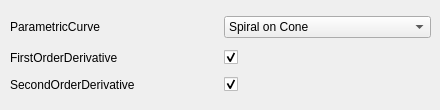
   <widget class="QWidget" name="parametricTab">
    <attribute name="title">
     <string>Par curve</string>
    </attribute>
    <widget class="QWidget" name="layoutWidget">
     <property name="geometry">
      <rect>
       <x>10</x>
       <y>10</y>
       <width>421</width>
       <height>91</height>
      </rect>
     </property>
     <layout class="QGridLayout" name="gridLayout">
      <item row="0" column="1">
       <widget class="QComboBox" name="ParametricCurveCombo">
        <item>
         <property name="text">
          <string>Spiral on Cone</string>
         </property>
        </item>
        <item>
         <property name="text">
          <string>Butterfly</string>
         </property>
        </item>
        <item>
         <property name="text">
          <string>Astroid</string>
         </property>
        </item>
        <item>
         <property name="text">
          <string>Epicycloid</string>
         </property>
        </item>
        <item>
         <property name="text">
          <string>Epitrochoid</string>
         </property>
        </item>
        <item>
         <property name="text">
          <string>Plateau</string>
         </property>
        </item>
       </widget>
      </item>
      <item row="0" column="0">
       <widget class="QLabel" name="parametricCurveLabel">
        <property name="text">
         <string>ParametricCurve</string>
        </property>
       </widget>
      </item>
      <item row="1" column="1">
       <widget class="QCheckBox" name="firstOrderDerivativeCheckBox">
        <property name="checked">
         <bool>true</bool>
        </property>
       </widget>
      </item>
      <item row="1" column="0">
       <widget class="QLabel" name="firstOrderDerivativeLabel">
        <property name="text">
         <string>FirstOrderDerivative</string>
        </property>
       </widget>
      </item>
      <item row="2" column="1">
       <widget class="QCheckBox" name="secondOrderDerivativeCheckBox">
        <property name="checked">
         <bool>true</bool>
        </property>
       </widget>
      </item>
      <item row="2" column="0">
       <widget class="QLabel" name="secondOrderDerivativeLabel">
        <property name="text">
         <string>SecondOrderDerivative</string>
        </property>
       </widget>
      </item>
     </layout>
    </widget>
   </widget>
